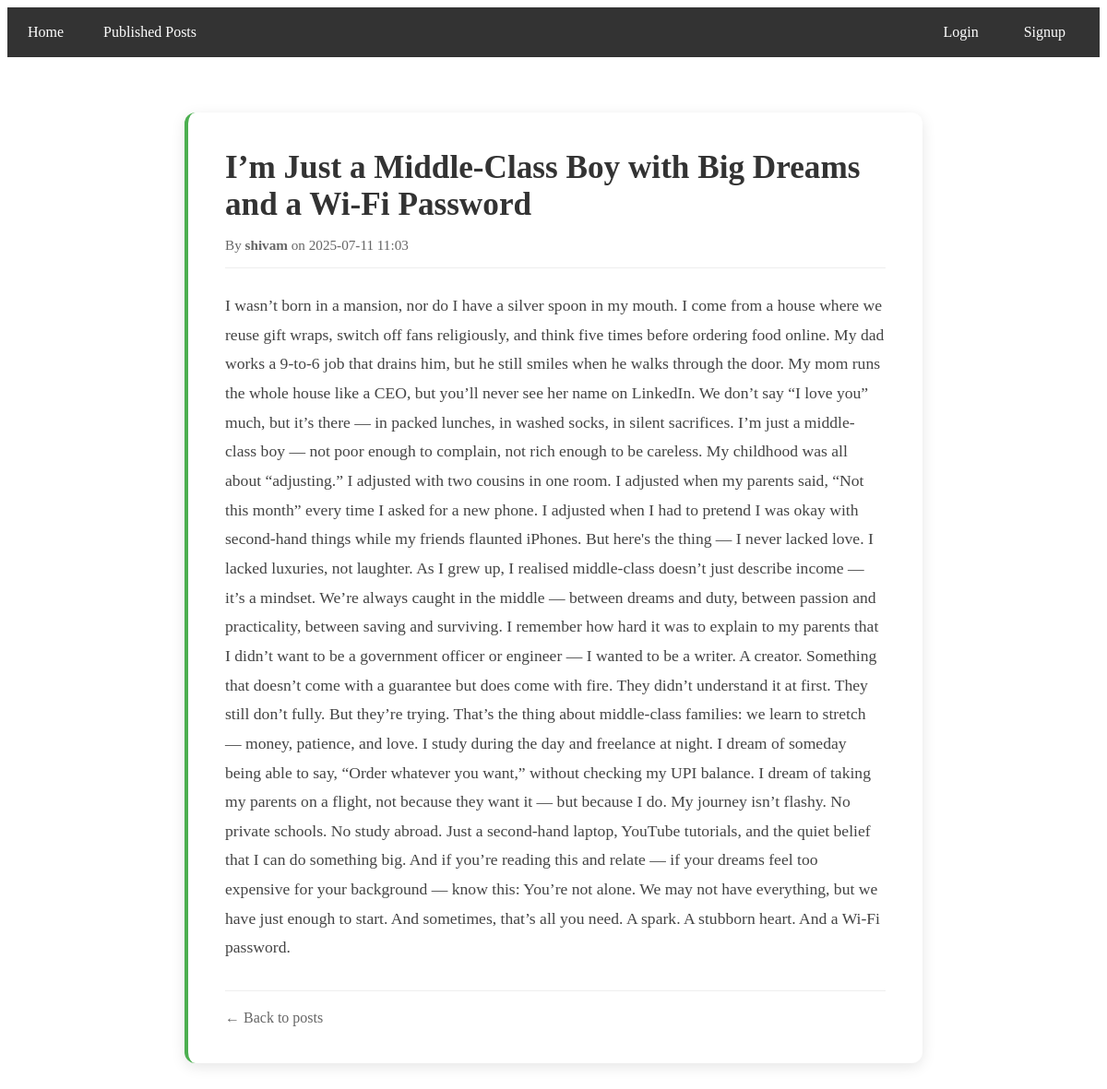
/posts/6, run on the app's committed database.
### tables this page shows
CREATE TABLE posts (
            id INTEGER PRIMARY KEY AUTOINCREMENT,
            title TEXT NOT NULL,
            body TEXT NOT NULL,
            author TEXT NOT NULL,
            is_published BOOLEAN DEFAULT 0,
            created_at TEXT NOT NULL
        );

### routes/post_routes.py (the view)
@post_bp.route("/<int:post_id>", methods=["GET"])
def post_detail(post_id):
    post = get_post(post_id)
    return render_template("post_details.html", post=post)

### controllers/post_controller.py (called while the page is built)
def get_post(post_id):
    post = Post.find_by_id(post_id)
    if not post:
        abort(404)
    return post

### models/post.py (called while the page is built)
    @staticmethod
    def _init_db():
        os.makedirs(os.path.dirname(DATABASE_FILE), exist_ok=True)
        conn = sqlite3.connect(DATABASE_FILE)
        cursor = conn.cursor()
        cursor.execute('''
            CREATE TABLE IF NOT EXISTS posts (
                id INTEGER PRIMARY KEY AUTOINCREMENT,
                title TEXT NOT NULL,
                body TEXT NOT NULL,
                author TEXT NOT NULL,
                is_published BOOLEAN DEFAULT 0,
                created_at TEXT NOT NULL
            )
        ''')
        conn.commit()
        conn.close()

    @staticmethod
    def _get_connection():
        Post._init_db()
        return sqlite3.connect(DATABASE_FILE)

    @staticmethod
    def find_by_id(post_id):
        conn = Post._get_connection()
        cursor = conn.cursor()
        cursor.execute('SELECT * FROM posts WHERE id = ?', (post_id,))
        row = cursor.fetchone()
        conn.close()
        if row:
            return {
                "id": row[0],
                "title": row[1],
                "body": row[2],
                "author": row[3],
                "is_published": bool(row[4]),
                "created_at": row[5]
            }
        return None

### templates/post_details.html (shortened to what this page needs)
{% extends "base.html" %}
{% block content %}
<div style="max-width: 800px; margin: 0 auto;">
    <div style="
        background-color: white;
        padding: 40px;
        border-radius: 12px;
        box-shadow: 0 4px 15px rgba(0,0,0,0.1);
        border-left: 4px solid #4CAF50;
    ">
        <h1 style="margin: 0 0 15px 0; color: #333; font-size: 2.2em;">{{ post.title }}</h1>
        <div style="
            color: #666;
            margin-bottom: 25px;
            padding-bottom: 15px;
            border-bottom: 1px solid #eee;
        ">
            <p style="margin: 0; font-size: 0.95em;">
                By <strong>{{ post.author }}</strong> on {{ post.created_at }}
            </p>
        </div>
        <div style="
            line-height: 1.8;
            color: #444;
            font-size: 1.1em;
        ">
            {{ post.body|safe }}
        </div>
        <div style="margin-top: 30px; padding-top: 20px; border-top: 1px solid #eee;">
            <a href="{{ url_for('posts.show_posts') }}" style="
                color: #666;
                text-decoration: none;
                margin-right: 15px;
            ">← Back to posts</a>
        </div>
    </div>
</div>
{% endblock %}

### data on the page
posts: title "I’m Just a Middle-Class Boy with Big Dreams and a Wi-Fi Password", author "shivam", created_at "2025-07-11 11:03", body "I wasn’t born in a mansion, nor do I have a silver spoon in my mouth. I come from a house where we reuse gift wraps, switch off fans religiously, and think five times before ordering food online. My dad works a 9-to-6 job that drains him, but he still smiles when he walks through the door. My mom runs the whole house like a CEO, but you’ll never see her name on LinkedIn. We don’t say “I love you” much, but it’s there — in packed lunches, in washed socks, in silent sacrifices. I’m just a middle-class boy — not poor enough to complain, not rich enough to be careless. My childhood was all about “adjusting.” I adjusted with two cousins in one room. I adjusted when my parents said, “Not this…"
